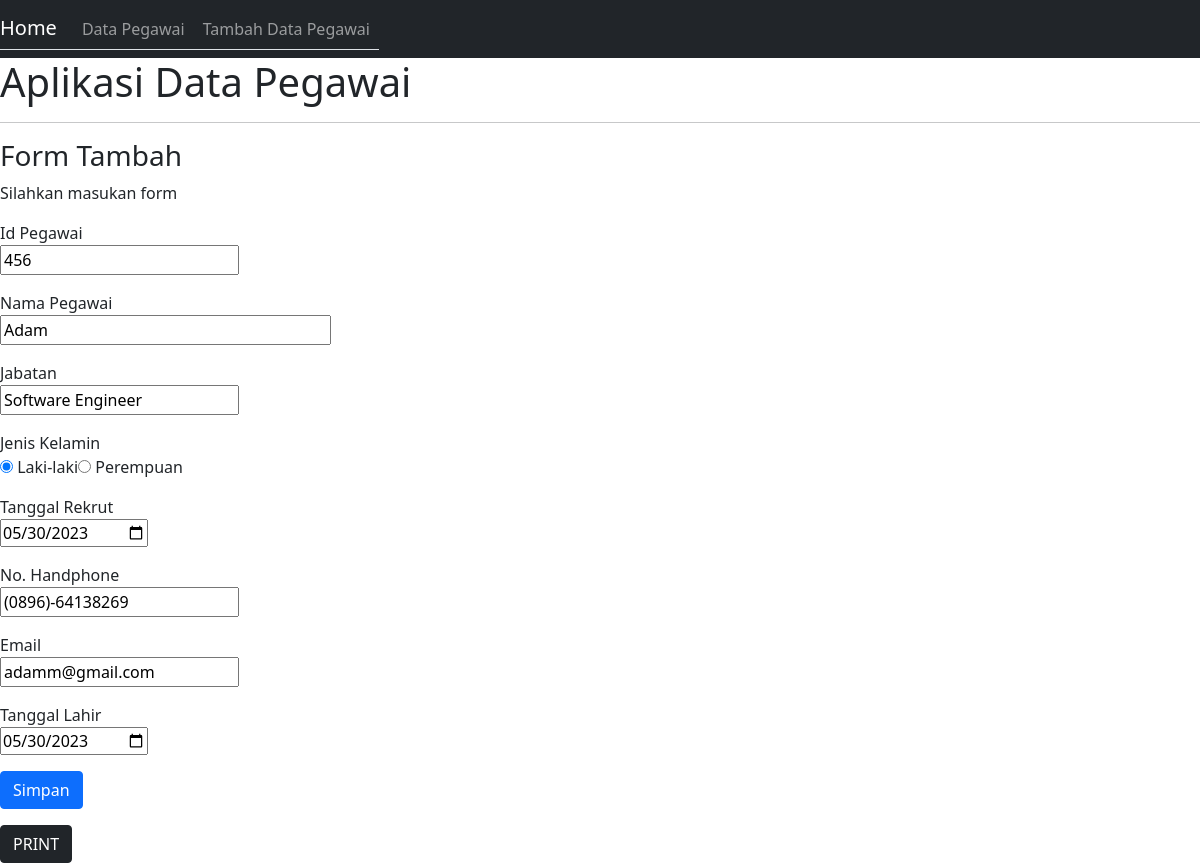
Screenshot of /index.php?file=pegawai&aksi=edit&id=456 with the database file from the repository.
### tables this page shows
CREATE TABLE `pegawai` (
  `id_pegawai` varchar(15) NOT NULL,
  `nama_pegawai` varchar(150) NOT NULL,
  `jabatan` text NOT NULL,
  `jenis_kelamin` enum('L','P') NOT NULL,
  `tanggal_rekrut` date NOT NULL,
  `no_handphone` varchar(15) NOT NULL,
  `email` varchar(30) NOT NULL,
  `tanggal_lahir` date NOT NULL,
  `data_pegawai` varchar(30) NOT NULL
);

### class/Database.php (called while the page is built, shortened)
<?php
class Database {
protected $host='localhost';
protected $user='root';
protected $pass='';
protected $dbname='apl_pegawai';
public function bukaKoneksi(){
$this->mysqli=NEW mysqli($this->host,
$this->user,$this->pass,$this->dbname);
}
}

### class/Pegawai.php (called while the page is built, shortened)
<?php
class Pegawai extends Database {
public function detail($id){
$sql=$this->mysqli->query("SELECT * FROM pegawai WHERE id_pegawai='".$id."'") or die ($this->CekError());
$dataPegawai=$sql->fetch_object();
if(isset($dataPegawai)){
return $dataPegawai;
}
}
}

### pegawai.php (the view, shortened to what this page needs)
<?php
$daftarPegawai=NEW Pegawai;
if($_GET['aksi']=='tampil'){
$html = null;
$html .='<center><h3>Daftar Pegawai</h3></center>';
$html .='<table class="table table-dark" border="1" width="100%">
<thead>
<th>No.</th>
<th>Id Pegawai</th>
<th>Nama Pegawai</th>
<th>Jabatan</th>
<th>Jenis Kelamin</th>
<th>Tanggal Rekrut</th>
<th>No. Handphone</th>
<th>Email</th>
<th>Tanggal Lahir</th>
<th>Aksi</th>
</thead>
<tbody>';
$data = $daftarPegawai->tampil();
$no=null;
if(isset($data)){
foreach($data as $barisPegawai){
$no++;
$html .='<tr>
<td>'.$no.'</td>
<td>'.$barisPegawai->id_pegawai.'</td>
<td>'.$barisPegawai->nama_pegawai.'</td>
<td>'.$barisPegawai->jabatan.'</td>
<td>'.$barisPegawai->jenis_kelamin.'</td>
<td>'.$barisPegawai->tanggal_rekrut.'</td>
<td>'.$barisPegawai->no_handphone.'</td>
<td>'.$barisPegawai->email.'</td>
<td>'.$barisPegawai->tanggal_lahir.'</td>
<td>
<a class="btn btn-success"
href="index.php?file=pegawai&aksi=edit&id='.$barisPegawai->id_pegawai.'">Edit</a>
<a class="btn btn-danger"
href="index.php?file=pegawai&aksi=hapus&id='.$barisPegawai->id_pegawai.'">Hapus</a>
</td>
</tr>';
}
}
$html .='</tbody>
</table>';
echo $html;
}
else if ($_GET['aksi']=='edit') {
$pegawai=$daftarPegawai->detail($_GET['id']);
if($pegawai->jenis_kelamin =='L') { $pilihL='checked'; $pilihP =null; }
else { $pilihL='checked'; $pilihP =null; }
$html =null;
$html .='<h3>Form Tambah</h3>';
$html .='<p>Silahkan masukan form </p>';
$html .='<form method="POST" action="index.php?file=pegawai&aksi=update">';
$html .='<p>Id Pegawai<br/>';
$html .='<input type="text" name="txtId" value="'.$pegawai->id_pegawai.'" placeholder="Masukan Id Pegawai" readonly/></p>';
$html .='<p>Nama Pegawai<br/>';
$html .='<input type="text" name="txtNama"  value="'.$pegawai->nama_pegawai.'"placeholder="Masukan Nama Lengkap" size="30" required/></p>';
$html .='<p>Jabatan<br/>';
$html .='<input type="text" name="txtJabatan"  value="'.$pegawai->jabatan.'"placeholder="Masukan Jabatan" autofocus/></p>';
$html .='<p>Jenis Kelamin<br/>';
$html .='<input type="radio" name="txtJenisKelamin" value="L" '.$pilihL.'> Laki-laki';
$html .='<input type="radio" name="txtJenisKelamin" value="P" '.$pilihP.'> Perempuan</p>';
$html .='<p>Tanggal Rekrut<br/>';
$html .='<input type="date" name="txtTanggalRekrut" value="'.$pegawai->tanggal_rekrut.'" required/></p>';
$html .='<p>No. Handphone<br/>';
$html .='<input type="text" name="txtNoHandphone"  value="'.$pegawai->no_handphone.'" placeholder="Masukan Nomor" autofocus/></p>';
$html .='<p>Email<br/>';
$html .='<input type="text" name="txtEmail"  value="'.$pegawai->email.'" placeholder="Masukan Email" autofocus/></p>';
$html .='<p>Tanggal Lahir<br/>';
$html .='<input type="date" name="txtTanggalLahir" value="'.$pegawai->tanggal_lahir.'" required/></p>';
$html .='<p><input type="submit" class="btn btn-primary" name="tombolSimpan" value="Simpan"/></p>';
$html .='</form>';
echo $html;
}
?>

### rows the page displays
pegawai: txtId "456", txtNama "Adam", txtJabatan "Software Engineer", txtTanggalRekrut "05/30/2023", txtNoHandphone "(0896)-64138269", txtEmail "adamm@gmail.com", txtTanggalLahir "05/30/2023"
